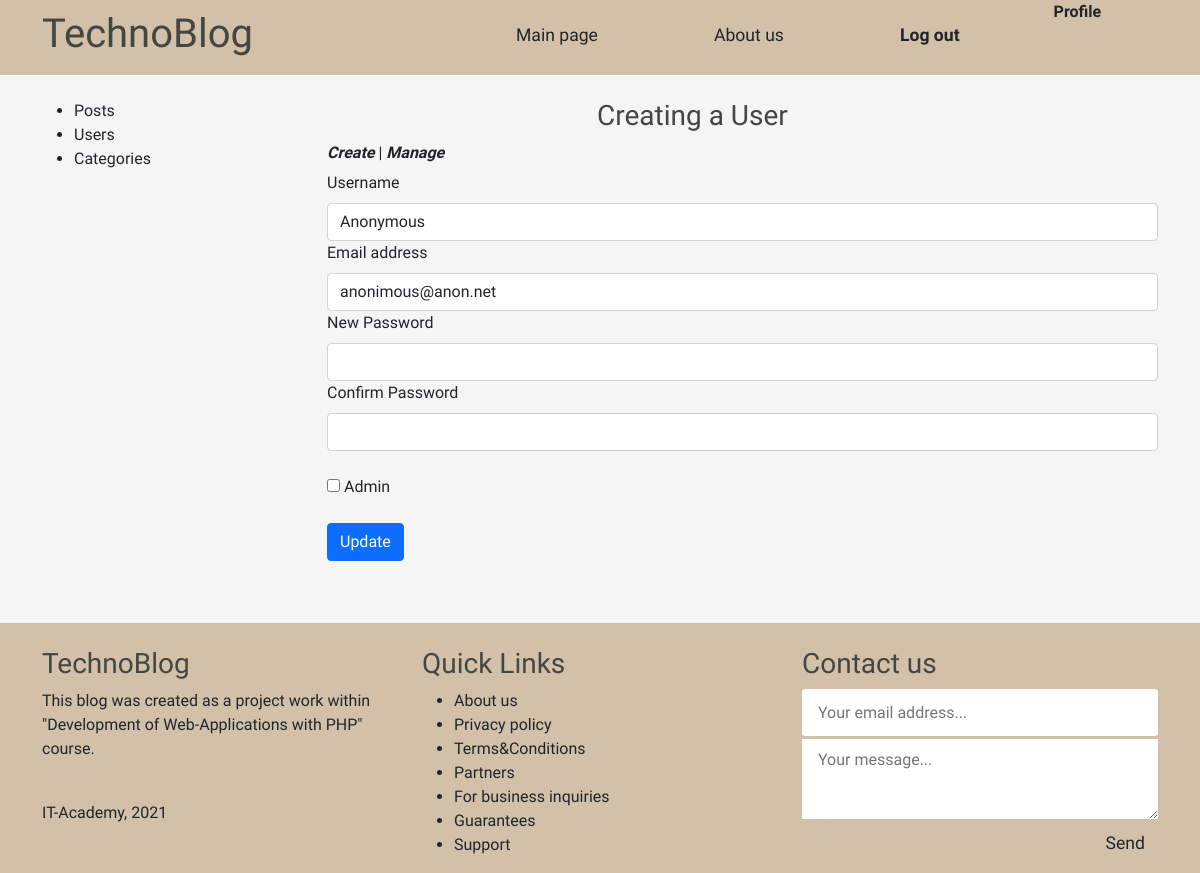
The app's page /admin/users/edit.php?edit_id=1, older data.
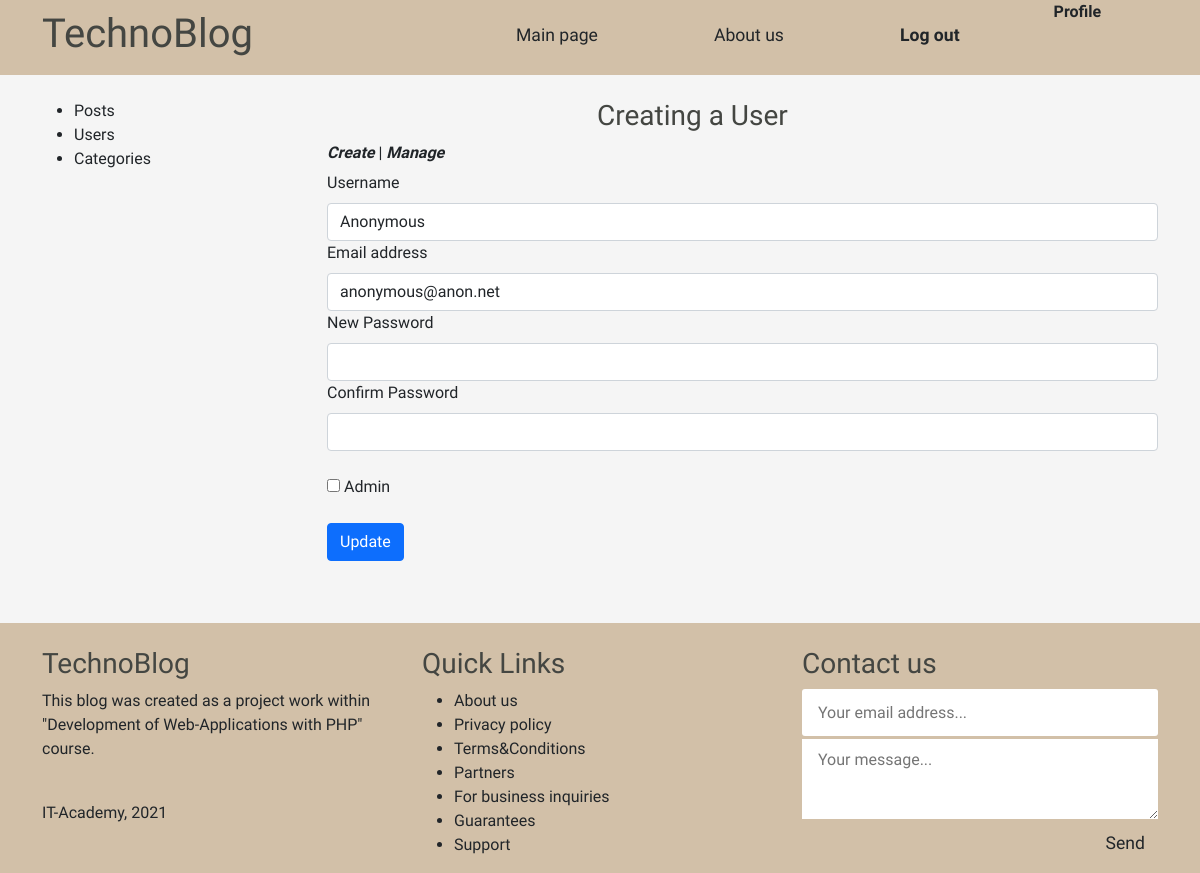
The same page, newer data.
### tables this page shows
CREATE TABLE `user` (
  `id` int NOT NULL,
  `username` varchar(16) NOT NULL,
  `email` varchar(100) NOT NULL,
  `password` varchar(255) NOT NULL,
  `create_time` timestamp NOT NULL DEFAULT CURRENT_TIMESTAMP,
  `admin` int NOT NULL
);

### app/database/db.php (called while the page is built, shortened)
<?php
require ("connection.php");
function checkErrors($query){
    $errInfo = $query->errorInfo();
    return true;
}
function selectOne($table, $params = []){
    global $pdo;
    $sql = "SELECT * FROM $table";
    if(!empty($params)){
        $i = 0;
        foreach ($params as $key => $value){
            if ($i === 0){
                $sql = $sql . " WHERE $key=$value";
            } else{
                $sql = $sql . " AND $key=$value";
            }
            $i++;
        }
    }
    $query = $pdo->prepare($sql);
    $query->execute();
    return $query-> fetch();
}

### app/controllers/user.php (called while the page is built, shortened)
<?php
include SITE_ROOT . "/app/database/db.php";
if ($_SERVER['REQUEST_METHOD'] === 'GET' && isset($_GET['edit_id'])) {
    $user = selectOne('user', ['id' => $_GET['edit_id']]);
    $username = $user['username'];
    $email = $user['email'];
}

### admin/users/edit.php (the view, shortened to what this page needs)
<?php
include "../../app/controllers/user.php";
?>
<!doctype html>
<html lang="en">
<head>
    <link href="https://cdn.jsdelivr.net/npm/bootstrap@5.1.3/dist/css/bootstrap.min.css" rel="stylesheet"
>
    <link rel="stylesheet" href="..\..\front\style.css">
</head>
<?php include("..\..\app\include\header-admin.php") ?>
<br>
<div class="container">
    <div class="row">
        <?php include("..\..\app\include\sidebar-admin.php"); ?>
        <div class="posts col-9">
            <h3 style="margin-left: 270px">Creating a User</h3>
            <div class="button-row" style="min-height: 30px">
                <i><b><a href="create.php" class="col-2">Create</a></b></i> |
                <i><b><a href="index.php" class="col-2">Manage</a></b></i>
            </div>
            <div class="row add-post">
                <br>
                <form action="edit.php" method="post">
                    <div class="col">
                        <label for="formGroupExampleInput" class="form-label">Username</label>
                        <input name="login" value="<?=$username?>" type="text" class="form-control" id="formGroupExampleInput" placeholder="">
                    </div>
                    <div class="col">
                        <label for="exampleInputEmail1" class="form-label">Email address</label>
                        <input name="email" type="email" value="<?=$email?>" class="form-control" id="exampleInputEmail1" aria-describedby="emailHelp" placeholder="example@gmail.com">
                    </div>
                    <div class="col">
                        <label for="exampleInputPassword1" class="form-label">New Password</label>
                        <input name="pass-first" type="password" class="form-control" id="exampleInputPassword1">
                    </div>
                    <div class="col">
                        <label for="exampleInputPassword2" class="form-label">Confirm Password</label>
                        <input name="pass-second" type="password" class="form-control" id="exampleInputPassword2">
                    </div>
                    <br>
                    <input type="checkbox" name="admin" value="1">
                    <label>Admin</label>
                    <br>
                    <div class="col">
                        <br>
                        <button name="update-user" class="btn btn-primary" type="submit">Update</button>
                    </div>
                </form>
            </div>
        </div>
    </div>
</div>
<br>
<?php include("..\..\app\include\\footer.php") ?>
</body>
</html>

Row changes from the older to the newer data that the page shows:
changed user "Anonymous": email "anonimous@anon.net" → "anonymous@anon.net"
